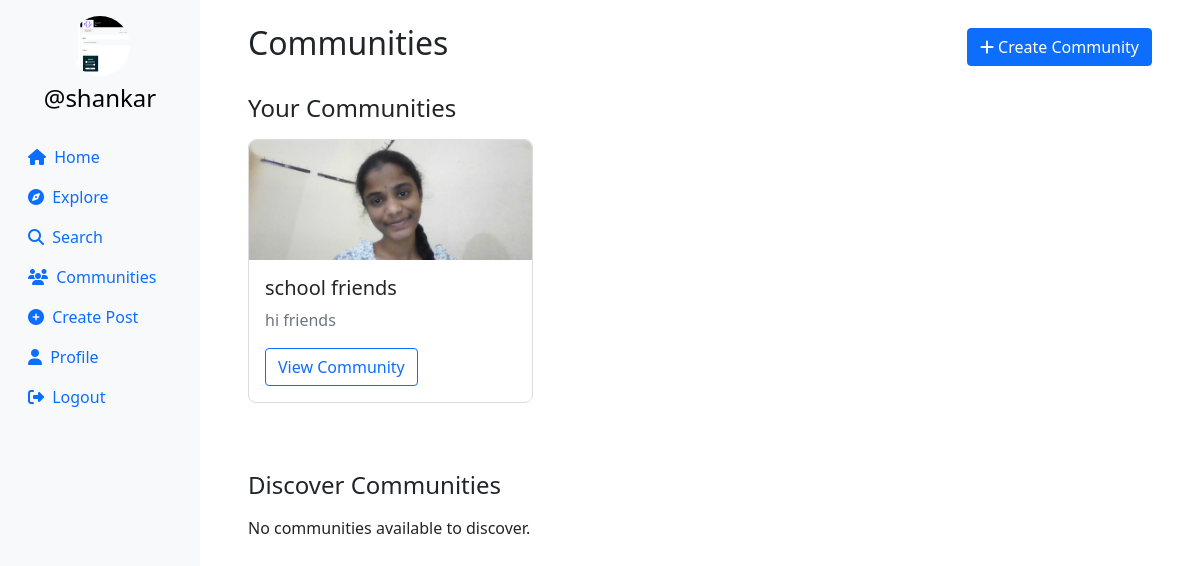
/communities/ (signed in), run on the app's committed database.
### userauth/models.py (models this page shows, shortened)
class Profile(models.Model):
    user = models.ForeignKey(User, on_delete=models.CASCADE)
    id_user = models.IntegerField(primary_key=True, default=0)
    bio = models.TextField(blank=True, default='')
    profileimg = models.ImageField(upload_to='profile_images', default='blank-profile-picture.png')
    location = models.CharField(max_length=100, blank=True, default='')

class Community(models.Model):
    id = models.UUIDField(primary_key=True, default=uuid.uuid4)
    name = models.CharField(max_length=100)
    description = models.TextField()
    created_by = models.ForeignKey(User, on_delete=models.CASCADE, related_name='created_communities')
    created_at = models.DateTimeField(default=datetime.now)
    banner_img = models.ImageField(upload_to='community_images', default='blank-community-banner.png')
    is_private = models.BooleanField(default=False)
    member_limit = models.IntegerField(default=5)  # New field with default limit of 5 members

### userauth/views.py (the view)
# urls.py: path('communities/', views.communities_list, name='communities_list'),
@login_required(login_url='/loginn')
def communities_list(request):
    user_communities = Community.objects.filter(
        communitymembership__user=request.user
    )
    all_communities = Community.objects.filter(is_private=False)
    profile = Profile.objects.get(user=request.user)
    context = {
        'user_communities': user_communities,
        'all_communities': all_communities,
        'profile': profile
    }
    return render(request, 'communities.html', context)

### templates/communities.html (shortened to what this page needs)
{% load static %}
<!DOCTYPE html>
<html lang="en">
<head>
    <link rel="stylesheet" href="https://maxcdn.bootstrapcdn.com/bootstrap/4.5.2/css/bootstrap.min.css">
    <link href="https://cdn.jsdelivr.net/npm/bootstrap@5.0.2/dist/css/bootstrap.min.css" rel="stylesheet"
>
    <link rel="stylesheet" href="{% static 'css/app.css' %}">
</head>
<body>
    <div class="container-fluid">
        <div class="row">
            <nav class="col-md-2 d-none d-md-block sidebar" style="position: fixed;">
                <div class="text-center mt-3">
                    <img src="{{profile.profileimg.url}}" alt="Profile Picture" class="profile-pic">
                    <h4 class="mt-2"><a href="/profile/{{user}}" style="text-decoration:none;">@{{user}}</a></h4>
                </div>
                <ul class="nav flex-column mt-4">
                    <li class="nav-item">
                        <a class="nav-link" href="/">
                            <i class="fa-solid fa-house mr-1"></i> Home
                        </a>
                    </li>
                    <li class="nav-item">
                        <a class="nav-link" href="/explore">
                            <i class="fa-solid fa-compass mr-1"></i> Explore
                        </a>
                    </li>
                    <li class="nav-item">
                        <a class="nav-link" href="#" data-bs-toggle="modal" data-bs-target="#exampleModal3">
                            <i class="fa-solid fa-magnifying-glass mr-1"></i> Search
                        </a>
                    </li>
                    <li class="nav-item">
                        <a class="nav-link active" href="/communities/">
                            <i class="fa-solid fa-users mr-1"></i> Communities
                        </a>
                    </li>
                    <li class="nav-item">
                        <a class="nav-link" href="#" data-bs-toggle="modal" data-bs-target="#exampleModal"
                            data-bs-whatever="@getbootstrap">
                            <i class="fa-solid fa-circle-plus mr-1"></i> Create Post
                        </a>
                    </li>
                    <li class="nav-item">
                        <a class="nav-link" href="/profile/{{user}}">
                            <i class="fa-solid fa-user mr-1"></i> Profile
                        </a>
                    </li>
                    <li class="nav-item">
                        <a class="nav-link" href="/logoutt">
                            <i class="fa-solid fa-right-from-bracket mr-1"></i> Logout
                        </a>
                    </li>
                </ul>
            </nav>
            <main role="main" class="col-md-9 ml-sm-auto col-lg-10 px-md-4">
                <div class="container mt-4">
                    <div class="d-flex justify-content-between align-items-center mb-4">
                        <h2>Communities</h2>
                        <a href="{% url 'create_community' %}" class="btn btn-primary">
                            <i class="fa-solid fa-plus"></i> Create Community
                        </a>
                    </div>
                    <h4 class="mb-3">Your Communities</h4>
                    <div class="row">
                        {% if user_communities %}
                        {% for community in user_communities %}
                        <div class="col-md-4 mb-4">
                            <div class="community-card">
                                <img src="{{ community.banner_img.url }}" class="community-banner w-100" alt="{{ community.name }}">
                                <div class="card-body">
                                    <h5 class="card-title">{{ community.name }}</h5>
                                    <p class="card-text text-muted">{{ community.description|truncatechars:100 }}</p>
                                    <a href="{% url 'community_detail' community_id=community.id %}" class="btn btn-outline-primary">View Community</a>
                                </div>
                            </div>
                        </div>
                        {% endfor %}
                        {% else %}
                        <div class="col-12">
                            <p>You haven't joined any communities yet.</p>
                        </div>
                        {% endif %}
                    </div>
                    <h4 class="mb-3 mt-4">Discover Communities</h4>
                    <div class="row">
                        {% if all_communities %}
                        {% for community in all_communities %}
                        {% if community not in user_communities %}
                        <div class="col-md-4 mb-4">
                            <div class="community-card">
                                <img src="{{ community.banner_img.url }}" class="community-banner w-100" alt="{{ community.name }}">
                                <div class="card-body">
                                    <h5 class="card-title">{{ community.name }}</h5>
                                    <p class="card-text text-muted">{{ community.description|truncatechars:100 }}</p>
                                    <a href="{% url 'community_detail' community_id=community.id %}" class="btn btn-outline-primary">View Community</a>
                                </div>
                            <div class="card-footer">
                                <small class="text-muted">Members: {{ community.communitymembership_set.count }}/5</small>
                            </div>
                        </div>
                        {% endif %}
                        {% endfor %}
                        {% else %}
                        <div class="col-12">
                            <p>No communities available to discover.</p>
                        </div>
                        {% endif %}
                    </div>
                </div>
            </main>
        </div>
    </div>
</body>
</html>

### templates/communities.html (style rules this page uses)
* { box-sizing: border-box; margin: 0; padding: 0; }
.sidebar { background-color: #f8f9fa; height: 100vh; color: black; }
.profile-pic { width: 60px; height: 60px; border-radius: 50%; object-fit: cover; }
a { color: black; }
.community-card { border: 1px solid #ddd; border-radius: 8px; margin-bottom: 20px; transition: transform 0.3s; }
.community-banner { height: 120px; object-fit: cover; border-top-left-radius: 8px; border-top-right-radius: 8px; }

### data on the page
Profile: profileimg (picture)
Community: banner_img (picture), name "school friends", description "hi friends"

### other printed values
{{ user }} "shankar"
